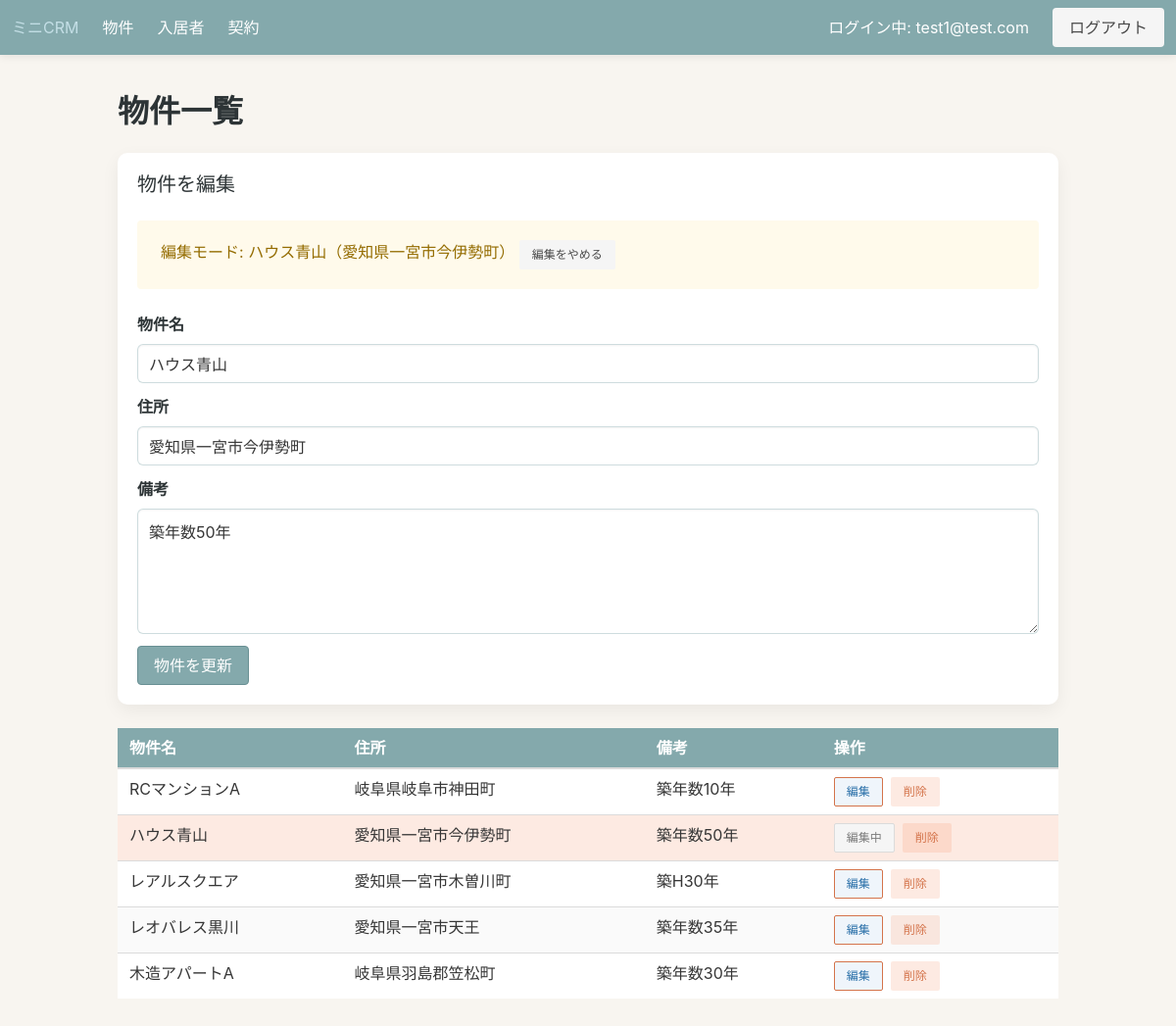
/properties?property_id=4 (signed in), run on the app's committed database.
### app/models.py (models this page shows, shortened)
class TimestampMixin:
    created_at = db.Column(db.DateTime, server_default=db.func.now())
    updated_at = db.Column(
        db.DateTime,
        server_default=db.func.now(),
        onupdate=db.func.now(),
    )

class User(UserMixin, TimestampMixin, db.Model):
    id = db.Column(db.Integer, primary_key=True)
    email = db.Column(db.String(255), unique=True, nullable=False, index=True)
    password_hash = db.Column(db.String(255), nullable=False)
    role = db.Column(db.String(50), default="member", nullable=False)

class Property(TimestampMixin, db.Model):
    id = db.Column(db.Integer, primary_key=True)
    name = db.Column(db.String(120), nullable=False)
    address = db.Column(db.String(255), nullable=False)
    note = db.Column(db.Text, nullable=True)
    leases = db.relationship("Lease", back_populates="property", cascade="all, delete-orphan")
    tenants = db.relationship("Tenant", back_populates="property", cascade="all, delete-orphan")

### app/blueprints/core/routes.py (the view, shortened to what this page needs)
@core_bp.route("/properties", methods=["GET", "POST"])
@login_required
def properties():
    form = PropertyForm()
    delete_form = DeletePropertyForm()
    edit_property_id = request.args.get("property_id", type=int)
    editing_property = None
    if edit_property_id is not None:
        editing_property = Property.query.get(edit_property_id)
        if editing_property:
            form.property_id.data = str(edit_property_id)
            if request.method == "GET":
                form.name.data = editing_property.name
                form.address.data = editing_property.address
                form.note.data = editing_property.note
    form.submit.label.text = "物件を更新" if editing_property else "物件を保存"
    properties_list = Property.query.order_by(Property.name).all()
    delete_forms = {}
    for property_obj in properties_list:
        instance = DeletePropertyForm()
        instance.property_id.data = property_obj.id
        delete_forms[property_obj.id] = instance
    return render_template(
        "core/properties_list.html",
        properties=properties_list,
        form=form,
        delete_forms=delete_forms,
        editing_property=editing_property,
    )

### app/blueprints/core/forms.py
class PropertyForm(FlaskForm):
    property_id = HiddenField(validators=[Optional()])
    name = StringField("物件名", validators=[DataRequired()])
    address = StringField("住所", validators=[DataRequired()])
    note = TextAreaField("備考", validators=[Optional()])
    submit = SubmitField("物件を保存")

class DeletePropertyForm(FlaskForm):
    property_id = HiddenField(validators=[DataRequired()])
    submit = SubmitField("削除")

### app/templates/core/properties_list.html (shortened to what this page needs)
{% extends "base.html" %}
{% block content %}
  <h1 class="title">物件一覧</h1>
  {% include "core/property_form.html" %}
  <table class="table is-fullwidth is-striped">
    <thead>
      <tr>
        <th>物件名</th>
        <th>住所</th>
        <th>備考</th>
        <th>操作</th>
      </tr>
    </thead>
    <tbody>
      {% for property in properties %}
        <tr {% if editing_property and property.id == editing_property.id %}class="has-background-warning-light"{% endif %}>
          <td>{{ property.name }}</td>
          <td>{{ property.address }}</td>
          <td>{{ property.note or "-" }}</td>
          <td>
            <div class="buttons are-small">
              {% if editing_property and property.id == editing_property.id %}
                <span class="button is-static is-light">編集中</span>
              {% else %}
                <a
                  class="button is-info is-light"
                  href="{{ url_for('core.properties', property_id=property.id) }}"
                >編集</a>
              {% endif %}
              <form method="post">
                {{ delete_forms[property.id].submit(class="button is-danger is-light") }}
              </form>
            </div>
          </td>
        </tr>
      {% else %}
        <tr>
          <td colspan="4">物件がまだ登録されていません。</td>
        </tr>
      {% endfor %}
    </tbody>
  </table>
{% endblock %}

### app/templates/base.html (shortened to what this page needs)
<!doctype html>
<html lang="en">
  <head>
    <link
      rel="stylesheet"
      href="https://cdn.jsdelivr.net/npm/bulma@0.9.4/css/bulma.min.css"
    >
    <link rel="stylesheet" href="{{ url_for('static', filename='css/theme.css') }}">
  </head>
  <body>
    <nav class="navbar" role="navigation" aria-label="main navigation">
      <div class="navbar-brand">
        <a class="navbar-item" href="{{ url_for('core.index') }}">ミニCRM</a>
      </div>
      <div class="navbar-menu">
        <div class="navbar-start">
          <a class="navbar-item" href="{{ url_for('core.properties') }}">物件</a>
          <a class="navbar-item" href="{{ url_for('core.tenants') }}">入居者</a>
          <a class="navbar-item" href="{{ url_for('core.leases') }}">契約</a>
        </div>
        <div class="navbar-end">
          {% if current_user.is_authenticated %}
            <div class="navbar-item">ログイン中: {{ current_user.email }}</div>
            <div class="navbar-item">
              <a class="button is-light" href="{{ url_for('auth.logout') }}">ログアウト</a>
            </div>
          {% endif %}
        </div>
      </div>
    </nav>
    <section class="section">
      <div class="container">
        {% block content %}{% endblock %}
      </div>
    </section>
  </body>
</html>

### app/templates/core/property_form.html (shortened to what this page needs)
<div class="box">
  <h2 class="subtitle">{{ '物件を編集' if editing_property else '物件を追加' }}</h2>
  {% if editing_property %}
    <div class="notification is-warning is-light">
      編集モード: {{ editing_property.name }}（{{ editing_property.address }}）
      <a class="button is-small is-light" href="{{ url_for('core.properties') }}">編集をやめる</a>
    </div>
  {% endif %}
  <form method="post">
    <div class="field">
      <label class="label">{{ form.name.label }}</label>
      <div class="control">
        {{ form.name(class="input") }}
      </div>
    </div>
    <div class="field">
      <label class="label">{{ form.address.label }}</label>
      <div class="control">
        {{ form.address(class="input") }}
      </div>
    </div>
    <div class="field">
      <label class="label">{{ form.note.label }}</label>
      <div class="control">
        {{ form.note(class="textarea") }}
      </div>
    </div>
    <div class="field">
      <div class="control">
        {{ form.submit(class="button is-primary") }}
      </div>
    </div>
  </form>
</div>

### app/static/css/theme.css (style rules this page uses)
:root { --crm-background: #f8f5f0; --crm-surface: #ffffff; --crm-text: #2d3436; --crm-muted: #6c7a89; --crm-primary: #84a9ac; --crm-primary-dark: #688f93; --crm-accent: #f08a5d; --crm-accent-dark: #d4744b; --crm-highlight: #c4dfe6; }
html, body { background-color: var(--crm-background); color: var(--crm-text); }
.navbar { background-color: var(--crm-primary); box-shadow: 0 2px 8px rgba(0, 0, 0, 0.08); }
.navbar .navbar-item, .navbar .navbar-link { color: var(--crm-surface); }
.notification { background-color: var(--crm-highlight); color: var(--crm-text); }
.box { background-color: var(--crm-surface); border-radius: 10px; box-shadow: 0 6px 18px rgba(0, 0, 0, 0.06); }
.table thead th { background-color: var(--crm-primary); color: var(--crm-surface); }
.table tbody tr:nth-child(even) { background-color: rgba(196, 223, 230, 0.35); }
.button.is-primary { background-color: var(--crm-primary); border-color: var(--crm-primary-dark); color: var(--crm-surface); }
.button.is-info { background-color: var(--crm-accent); border-color: var(--crm-accent-dark); color: var(--crm-surface); }
.button.is-danger.is-light { background-color: rgba(240, 138, 93, 0.18); color: var(--crm-accent-dark); }
.section { padding-top: 2.5rem; }
.title, .subtitle, label.label { color: var(--crm-text); }
input.input, textarea.textarea, select.select select { border-radius: 6px; border-color: rgba(132, 169, 172, 0.4); background: rgba(255, 255, 255, 0.96); }
.has-background-warning-light { background-color: rgba(240, 138, 93, 0.18) !important; }

### data on the page
User: email "test1@test.com"
Property: name "ハウス青山", address "愛知県一宮市今伊勢町", note "築年数50年", shows "編集中"
Property: name "RCマンションA", address "岐阜県岐阜市神田町", note "築年数10年"
Property: name "レアルスクエア", address "愛知県一宮市木曽川町", note "築H30年"
Property: name "レオバレス黒川", address "愛知県一宮市天王", note "築年数35年"
Property: name "木造アパートA", address "岐阜県羽島郡笠松町", note "築年数30年"

### other printed values
{{ '物件を編集' if editing_property else '物件を追加' }} "物件を編集"
